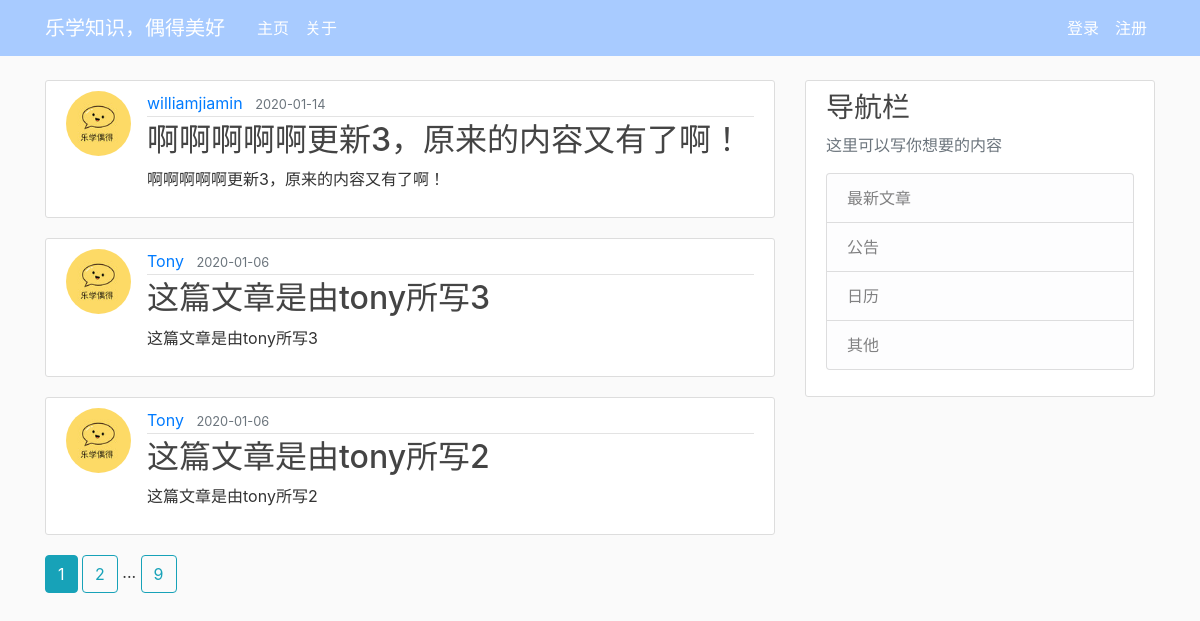
Before: / with the older database file.
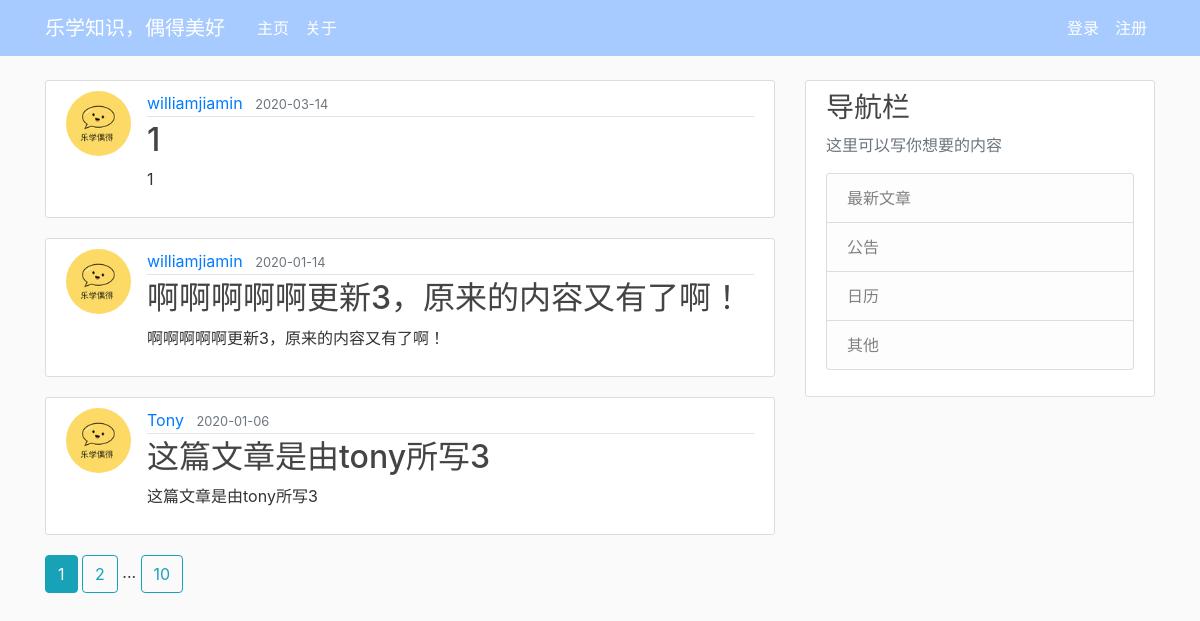
After: the same page with the newer database file.
### william_web_server/models.py (models this page shows, shortened)
class Post(db.Model):
    id = db.Column(db.Integer, primary_key=True)
    title = db.Column(db.String(100), nullable=False)
    date_posted = db.Column(db.DateTime, nullable=False, default=datetime.utcnow)
    content = db.Column(db.Text, nullable=False)
    user_id = db.Column(db.Integer, db.ForeignKey('user.id'), nullable=False)

class User(db.Model,UserMixin):
    id = db.Column(db.Integer, primary_key=True)
    username = db.Column(db.String(20), unique=True, nullable=False)
    email = db.Column(db.String(120), unique=True, nullable=False)
    image_file = db.Column(db.String(20), nullable=False, default='default.jpg')
    password = db.Column(db.String(60), nullable=False)
    posts = db.relationship('Post', backref='author', lazy=True)

### william_web_server/main/routes.py (the view)
@main.route('/')
def index():
    page = request.args.get('page', 1, type=int)
    posts = Post.query.order_by(Post.date_posted.desc()).paginate(per_page=3)
    return render_template("main.html", posts=posts)

### william_web_server/templates/main.html
{% extends "general_layout.html" %}
{% block content %}
    {% for post in posts.items %}
      <article class="media content-section">
        <img class="rounded-circle article-img " src="{{ url_for('static', filename='user_profile_pics/' + post.author.image_file)}}" >
          <div class="media-body">
            <div class="article-metadata">
              <a class="mr-2" href="{{ url_for('users.user_posts', username=post.author.username) }}">{{ post.author.username }}</a>
              <small class="text-muted">{{ post.date_posted.strftime('%Y-%m-%d')}}</small>
            </div>
            <h2><a class="article-title" href="{{ url_for('posts.post',post_id=post.id) }}">{{ post.title }}</a></h2>
            <p class="article-content">{{ post.content }}</p>
          </div>
      </article>
    {% endfor %}
    {% for page_num in posts.iter_pages(left_edge=1, right_edge=1, left_current=1,right_current=2) %}
      {% if page_num %}
        {% if posts.page == page_num %}
          <a class="btn btn-info mb-10" href="{{ url_for('main.index', page=page_num) }}">{{ page_num }}</a>
        {% else %}
          <a class="btn btn-outline-info mb-10" href="{{ url_for('main.index', page=page_num) }}">{{ page_num }}</a>
        {% endif %}
      {% else %}
        ...
      {% endif %}
    {% endfor %}
{% endblock content %}

### william_web_server/templates/general_layout.html (shortened to what this page needs)
<!DOCTYPE html>
<html>
<head>
    <link rel="stylesheet" href="https://maxcdn.bootstrapcdn.com/bootstrap/4.0.0/css/bootstrap.min.css">
    <link rel="stylesheet" type="text/css" href="{{url_for('static',filename='main.css')}}">
</head>
<body>
    <header class="site-header">
            <nav class="navbar navbar-expand-md navbar-dark bg-steel fixed-top">
                <div class="container">
                <a class="navbar-brand mr-4" href="/">乐学知识，偶得美好</a>
                <div class="collapse navbar-collapse" id="navbarToggle">
                    <div class="navbar-nav mr-auto">
                    <a class="nav-item nav-link" href="{{ url_for('main.index') }}">主页</a>
                    <a class="nav-item nav-link" href="{{ url_for('main.about') }}">关于</a>
                    </div>
                    <div class="navbar-nav">
                        {% if current_user.is_authenticated %}
                            <a class="nav-item nav-link" href=" {{ url_for('users.account') }}">个人主页</a>
                            <a class="nav-item nav-link" href=" {{ url_for('posts.new_post') }}">写文章</a>
                            <a class="nav-item nav-link" href=" {{ url_for('users.logout') }}">登出</a>
                        {% else %}
                            <a class="nav-item nav-link" href=" {{ url_for('users.login') }}">登录</a>
                            <a class="nav-item nav-link" href="{{ url_for('users.register') }}">注册</a>
                        {% endif %}
                    </div>
                </div>
                </div>
            </nav>
            </header>
            <main role="main" class="container">
            <div class="row">
                <div class="col-md-8">
                    {% block content %}{% endblock %}
                </div>
                <div class="col-md-4">
                <div class="content-section">
                    <h3>导航栏</h3>
                    <p class='text-muted'>这里可以写你想要的内容
                    <ul class="list-group">
                        <li class="list-group-item list-group-item-light">最新文章</li>
                        <li class="list-group-item list-group-item-light">公告</li>
                        <li class="list-group-item list-group-item-light">日历</li>
                        <li class="list-group-item list-group-item-light">其他</li>
                    </ul>
                    </p>
                </div>
                </div>
            </div>
            </main>
</body>
</html>

### william_web_server/static/main.css (style rules this page uses)
body { background: #fafafa; color: #333333; margin-top: 5rem; }
h1, h2, h3, h4, h5, h6 { color: #444444; }
.bg-steel { background-color: #a8cbff; }
.site-header .navbar-nav .nav-link { color: #ffffff; }
.content-section { background: #ffffff; padding: 10px 20px; border: 1px solid #dddddd; border-radius: 3px; margin-bottom: 20px; }
.article-title { color: #444444; }
.article-content { white-space: pre-line; }
.article-img { height: 65px; width: 65px; margin-right: 16px; }
.article-metadata { padding-bottom: 1px; margin-bottom: 4px; border-bottom: 1px solid #e3e3e3 }

Changed rows visible on the page:
no longer on this page (row unchanged): Post: image_file (placeholder picture), author.username "Tony", date_posted "2020-01-06", title "这篇文章是由tony所写2", content "这篇文章是由tony所写2"
added Post: image_file (placeholder picture), author.username "williamjiamin", date_posted "2020-03-14", title "1", content "1"
Other visible differences:
new list line: "10"
list line gone: "9"
